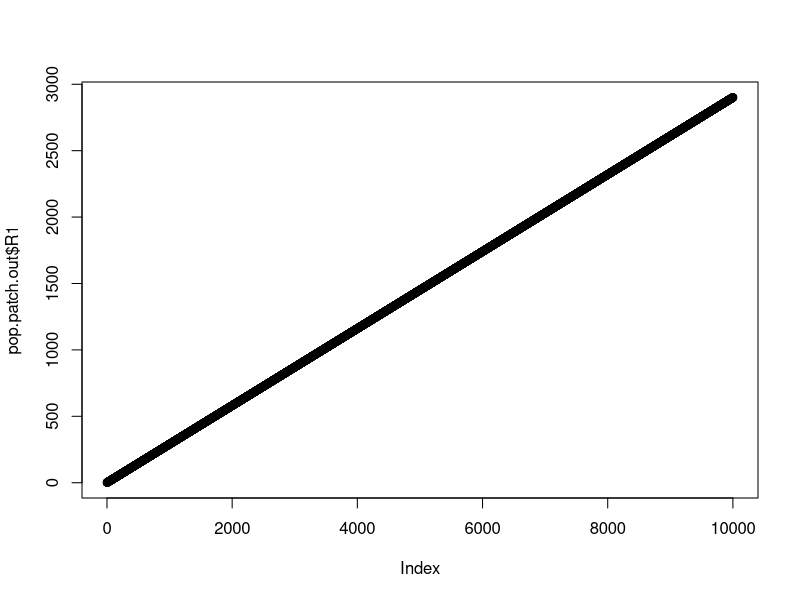

The R script that drew this image:
rm(list=ls())                   # Clear all variables and functions

#### Parameter Values
delta <- 0.1   #
R1max <- 30    # maximum resource 1
R2max <- 30    # maximum resource 2
M <-   0.1   #maximum ingestion rate
WC <- 0.0001 #average adult body weight; grams
H <- 3.0 #
q1 <- 0.5 # preference for resource 1
sigma <- 0.5 # conversion efficiency
maint <- 0.01 # maintenance
xi <- 1.0 #maintenance cost of infection; immunity?; should be > 1.0
chi <- 1.0 # reproduction cost of infection; should be < 1.0
mu <- 0.0015 #background mortality
mui <- 0 #disease induced mortality
beta <- 0.01 # transmission rate
wcq = WC^-0.25 #power law with average adult body weight
  
pop.patch <- c(R1 = 1, # Resource 1
              R2 = 1, # Resource 2
              CS = 0, # Susceptible consumer
              CI = 0 # Infected consumer
  )     

values <- c(G1 = with(as.list(pop.patch), delta * (R1max- R1)), #
            G2 = with(as.list(pop.patch), delta * (R2max - R2)),   
            eta1 = with(as.list(pop.patch), (M * wcq* q1 * R1)/ (H + q1 * R1 + (1- q1)* R2)), 
            eta2=  with(as.list(pop.patch), (M * wcq* (1-q1) * R2)/ (H + q1 * R1 + (1- q1)* R2)),
            nus = sigma * (with(as.list(pop.patch), (M * wcq* q1 * R1)/ (H + q1 * R1 + (1- q1)* R2)) + with(as.list(pop.patch), (M * wcq* (1-q1) * R2)/ (H + q1 * R1 + (1- q1)* R2))) - maint*wcq ,
            nui = chi* (sigma * (with(as.list(pop.patch), (M * wcq* q1 * R1)/ (H + q1 * R1 + (1- q1)* R2)) + with(as.list(pop.patch), (M * wcq* (1-q1) * R2)/ (H + q1 * R1 + (1- q1)* R2)))) - xi*maint*wcq,
            I = beta,
            d = mu * wcq,
            di = (mu + mui) * wcq
            )            

patch.onehost <- function(t,y,parms){
  with(c(as.list(y),parms),{
    dR1dt <- G1 - (eta1 * (CS + CI))
    dR2dt <- G2 - (eta2 * (CS + CI))
    dCSdt <- (nus * CS) + (nui * CI) - (I * CS * CI) - (d *CS)
    dCIdt <- (I * CS * CI) - (di *CI)
    list(c(dR1dt,dR2dt,dCSdt,dCIdt))
  })
}


time= 1000
patch.onehost(t=time,y=pop.patch,parms=values)
delta.t <- 0.1                    # Set a small value for delta.t (0.1 day)

library(deSolve)                # Load libary to be used for numerical integration

time.out <- seq(0,1000,by=.1)     # INCLUDE THE APPROPRIATE VALUE TO GET A SEQUENCE
                               # FROM 0 to 365 BY STEPS OF 0.1


lsoda(
  y = pop.patch,               # Initial conditions for population
  times = time.out,             # Timepoints for evaluation
  func = patch.onehost,                   # Function to evaluate
  parms = values                # Vector of parameters
  )

pop.patch.out <- data.frame(lsoda(
  y = pop.patch,               # Initial conditions for population
  times = time.out,             # Timepoints for evaluation
  func = patch.onehost,                   # Function to evaluate
  parms = values                # Vector of parameters
  ))


tail(pop.patch.out)

plot(pop.patch.out$R1)
